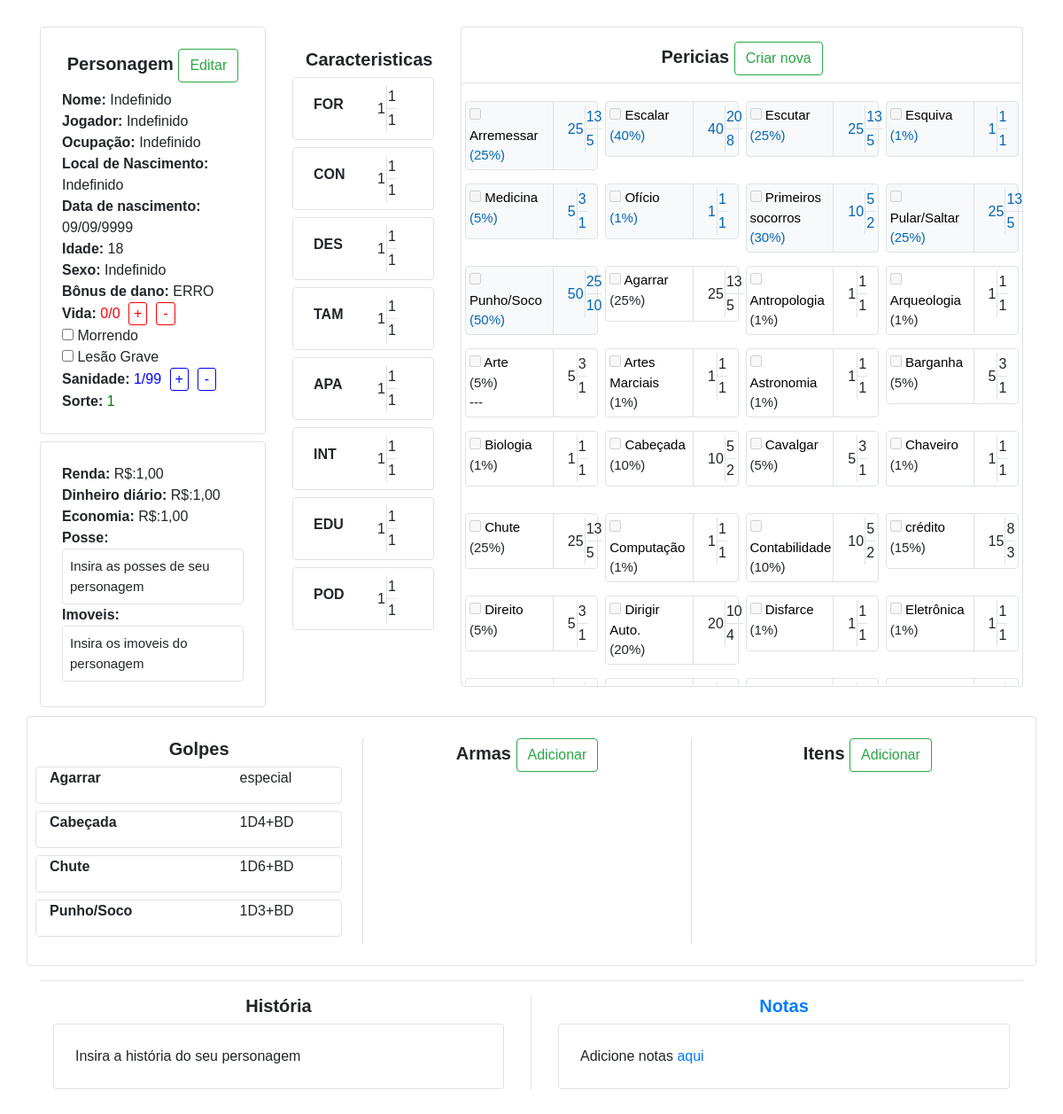
The page / on the database its author committed.
### tables this page shows
CREATE TABLE `personagem` (
  `id` int(30) NOT NULL,
  `nome` varchar(30) NOT NULL,
  `jogador` varchar(30) NOT NULL,
  `ocupacao` varchar(30) NOT NULL DEFAULT 'indefinido',
  `localnascimento` varchar(60) NOT NULL,
  `datanascimento` date NOT NULL,
  `idade` int(30) NOT NULL,
  `sexo` varchar(20) NOT NULL,
  `bd` varchar(30) NOT NULL DEFAULT 'NONE',
  `vidatotal` int(11) NOT NULL DEFAULT 1,
  `vidaatual` int(11) NOT NULL DEFAULT 1,
  `sorte` int(11) NOT NULL DEFAULT 1,
  `sanidade` int(11) NOT NULL DEFAULT 99,
  `morrendo` tinyint(1) NOT NULL DEFAULT 0,
  `lesaograve` tinyint(1) NOT NULL DEFAULT 0,
  `historia` text NOT NULL
);

CREATE TABLE `renda` (
  `ID` int(11) NOT NULL,
  `Renda` int(11) NOT NULL,
  `Diario` int(11) NOT NULL,
  `Economia` int(11) NOT NULL,
  `Posse` text NOT NULL,
  `Imoveis` text NOT NULL
);

CREATE TABLE `caracteristica` (
  `ID` int(11) NOT NULL,
  `Nome` varchar(30) NOT NULL,
  `pontos` int(11) NOT NULL DEFAULT 1
);

CREATE TABLE `pericia` (
  `ID` int(11) NOT NULL,
  `Nome` varchar(30) NOT NULL,
  `SubNome` varchar(30) NOT NULL DEFAULT '',
  `Minimo` int(11) NOT NULL DEFAULT 1,
  `Pontos` int(11) NOT NULL DEFAULT 1,
  `Checado` tinyint(1) NOT NULL DEFAULT 0,
  `extra` tinyint(1) NOT NULL DEFAULT 0
);

CREATE TABLE `golpe` (
  `ID` int(11) NOT NULL,
  `Nome` varchar(30) NOT NULL,
  `Dano` varchar(30) NOT NULL
);

CREATE TABLE `nota` (
  `id` int(11) NOT NULL,
  `NotaText` text NOT NULL
);

### index.php (the view, shortened to what this page needs)
<?php
require_once('connect.php');
$query_personagem = "SELECT * FROM personagem";
$query_result_personagem = mysqli_query($conn, $query_personagem);
$personagem = mysqli_fetch_assoc($query_result_personagem);
?>
<!DOCTYPE html>
<html lang="en">
<head>
    <link rel="stylesheet" href="./public/css/bootstrap.css">
    <link rel="stylesheet" href="./public/css/style.css">
</head>
<body>
    <div class="container-fluid">
        <div class="row mb-2">
            <div class="col-lg-3 col-12 caixa p-0">
                <ul class="col-12 rounded">
                    <li class="mx-0 mb-2">
                        <div class="border p-4 rounded">
                            <h5 class="text-center"><strong>Personagem</strong> <a href="EditPersonagemForm.php" class="btn btn-outline-success">Editar</a> </h5>
                            <?php
                            echo "<b>Nome: </b>" . $personagem['nome'] ."<br>";
                            echo "<b>Jogador: </b>" . $personagem['jogador'] ."<br>";
                            echo "<b>Ocupação: </b>" . $personagem['ocupacao'] ."<br>";
                            echo "<b>Local de Nascimento: </b>" . $personagem['localnascimento'] ."<br>";
                            echo "<b>Data de nascimento: </b>" . (date( "d/m/Y" , strtotime($personagem['datanascimento']))) ."<br>";
                            echo "<b>Idade: </b>" . $personagem['idade'] ."<br>";
                            echo "<b>Sexo: </b>" . $personagem['sexo'] ."<br>";
                            echo "<b>Bônus de dano: </b>" . $personagem['bd'] ."<br>";
                            echo "<b>Vida: </b><span style=\"color: red\">" . $personagem['vidaatual'] . "/" .$personagem['vidatotal']. "</span> <a href=\"addLife.php?life=". $personagem['vidaatual'] . "\" class=\"btn-life d-inline-block\">+</a><a href=\"subLife.php?life=" .$personagem['vidaatual']. "\" class=\"btn-life d-inline-block menos\"> - </a> <br>";
                            ?>
                            <input type="checkbox" name="#" id="#"> Morrendo <br>
                            <input type="checkbox" name="#" id="#"> Lesão Grave <br>
                            <?php
                            echo "<b>Sanidade: </b><span style=\"color: blue\">" . $personagem['sanidade'] . "/99</span> <a href=\"addSan.php?san=".$personagem['sanidade']."\" class=\"btn-sanity d-inline-block\">+</a><a href=\"subSan.php?san=".$personagem['sanidade']."\" class=\"btn-sanity d-inline-block menos\">-</a> <br>";
                            echo "<b>Sorte: </b><span style=\"color:green\">" . $personagem['sorte'] ."</span><br>";
                            ?>
                        </div>
                    </li>
                    <li class="mx-0">
                        <div class="border p-4 rounded caixaRenda">
                            <?php
                            $query_renda = "SELECT * FROM renda";
                            $query_result_renda = mysqli_query($conn, $query_renda);
                            $renda = mysqli_fetch_assoc($query_result_renda);
                            echo "<b>Renda:</b> R$:" . $renda['Renda'] . ",00<br>";
                            echo "<b>Dinheiro diário:</b> R$:" . $renda['Diario'] . ",00<br>";
                            echo "<b>Economia:</b> R$:" . $renda['Economia'] . ",00<br>";
                            echo "<b>Posse:</b><br>";
                            echo "<div class=\" border rounded p-2 historia\" > ". $renda['Posse'] ."</div>";
                            echo "<b>Imoveis:</b><br>";
                            echo "<div class=\" border rounded p-2 historia\" > ". $renda['Imoveis'] ."</div>";
                            ?>
                        </div>
                    </li>
                </ul>
            </div>
            <div class="col-lg-2 col-12" style="margin-top: 25px">
                <div class="col-12 caixa">
                    <?php
                    $query_caracteristicas = "SELECT * FROM caracteristica";
                    $query_result_caracteristicas = mysqli_query($conn, $query_caracteristicas);
                    ?>
                    <h5 class="text-center"><strong>Caracteristicas</strong></h5>
                    <?php while($caracteristicas = mysqli_fetch_assoc($query_result_caracteristicas)): ?>
                        <div class="border rounded p-2 my-2 row">
                            <p class="col-6 d-inline-block nCarac"><b><?php echo $caracteristicas['Nome'] ?></b></p>
                            <div  class='col-6 pr-4'>
                                <table>
                                    <tr>
                                        <td rowspan=2 class="border-right"> <?php echo $caracteristicas['pontos']; ?> </td>
                                        <td class="border-bottom"> <?php echo (ceil($caracteristicas['pontos']/2)); ?> </td>
                                    </tr>
                                    <tr>
                                        <td><?php echo (ceil($caracteristicas['pontos']/5)); ?></td>
                                    </tr>
                                </table>
                            </div>
                        </div>
                    <?php endwhile; ?>
                </div>
            </div>
            <div class="col-lg-7 col-12">
                    <div class="col-12 border rounded caixa">
                        <h5 class="text-center mt-3"><strong>Pericias  </strong><a href="criarPericiaForm.php" class="btn btn-outline-success">Criar nova</a></h5>
                        <?php
                        $query_pericias = "SELECT * FROM pericia WHERE extra = '0' ORDER BY Nome";
                        $query_result_pericias = mysqli_query($conn, $query_pericias);
                        $query_destacados = "SELECT * FROM pericia WHERE extra = '1' ORDER BY Nome";
                        $query_destacados_result = mysqli_query($conn, $query_destacados);
                        ?>
                        <div class="row border-top rounded caixaPericias">
                        <?php while($pericias_destacadas = mysqli_fetch_assoc($query_destacados_result)): ?>
                            <div class="col-3 p-0 h my-3" style="height: 61px">
                                <div class="border rounded m-1 row <?php if($pericias_destacadas['extra']==1){echo " bg-light\" style=\" color: #0065b8" ;} ?>">
                                    <div class="col-8 border-right p-1" style="font-size: 15px">
                                        <input type="checkbox" name="<?php $pericias_destacadas['ID']; ?>" id="<?php $pericias_destacadas['ID']; ?>" <?php if($pericias_destacadas['Checado']==1){echo "checked"; } ?> disabled>
                                        <a href="editarPericia.php?id=<?php echo $pericias_destacadas['ID']; ?>" class="linkPericia"><?php echo $pericias_destacadas['Nome']; ?></a> <br> (<?php echo $pericias_destacadas['Minimo']; ?>%)
                                    </div>
                                    <div class="col-4 ">
                                        <table class="my-1">
                                            <tr>
                                                <td rowspan=2 class="border-right"><?php echo $pericias_destacadas['Pontos']; ?></td>
                                                <td class="border-bottom"><?php echo (ceil($pericias_destacadas['Pontos']/2)); ?></td>
                                            </tr>
                                            <tr>
                                                <td><?php echo (ceil($pericias_destacadas['Pontos']/5)); ?></td>
                                            </tr>
                                        </table>
                                    </div>
                                </div>
                            </div>
                        <?php endwhile; ?>
                            <?php while($pericias = mysqli_fetch_assoc($query_result_pericias)): ?>
                                <div class="col-3 p-0 h my-3" style="height: 61px">
                                    <div class="border rounded m-1 row <?php if($pericias['extra']==1){echo " bg-light\" style=\" color: #0065b8" ;} ?>">
                                        <div class="col-8 border-right p-1" style="font-size: 15px">
                                            <input type="checkbox" name="<?php $pericias['ID']; ?>" id="<?php $pericias['ID']; ?>" <?php if($pericias['Checado']==1){echo "checked"; } ?> disabled>
                                            <a href="editarPericia.php?id=<?php echo $pericias['ID']; ?>" class="linkPericia"><?php echo $pericias['Nome']; ?></a> <br> (<?php echo $pericias['Minimo']; ?>%)
                                            <?php
                                            if(($pericias['SubNome']) ){
                                                echo "<br>".$pericias['SubNome'];
                                            }
                                            ?>
                                        </div>
                                        <div class="col-4 ">
                                            <table class="my-1">
                                                <tr>
                                                    <td rowspan=2 class="border-right"><?php echo $pericias['Pontos']; ?></td>
                                                    <td class="border-bottom"><?php echo (ceil($pericias['Pontos']/2)); ?></td>
                                                </tr>
                                                <tr>
                                                    <td><?php echo (ceil($pericias['Pontos']/5)); ?></td>
                                                </tr>
                                            </table>
                                        </div>
                                    </div>
                                </div>
                            <?php endwhile; ?>
                        </div>
                    </div>
            </div>
        </div>
        <div class="row border rounded">
            <div class="col-12 col-lg-8 p-4">
                <div class="row" id="armas">
                    <div class="col-6 border-right">
                        <h5 class="text-center"><strong>Golpes</strong></h5>
                        <?php
                            $query_golpes = "SELECT * FROM golpe";
                            $query_result_golpes = mysqli_query($conn, $query_golpes);
                        ?>
                        <?php while($golpes = mysqli_fetch_assoc($query_result_golpes)): ?>
                            <div class="border rounded my-2 mr-2 row">
                                <div class="col-8">
                                    <p><strong><?php echo $golpes['Nome']; ?></strong></p>
                                </div>
                                <div class="col-04">
                                    <p><?php echo $golpes['Dano']; ?></p>
                                </div>
                            </div>
                        <?php endwhile; ?>
                    </div>
                    <div class="col-6 border-right" id="armas">
                        <h5 class="text-center"><strong>Armas</strong>  <a href="addArmaForm.php" class="btn btn-outline-success">Adicionar</a></h5>
                    </div>
                </div>
            </div>
            <div class="col-12 col-lg-4 p-4">
                <div class="col-12" id="itens">
                    <h5 class="text-center"><strong>Itens </strong> <a href="addItemForm.php" class="btn btn-outline-success">Adicionar</a></h5>
                </div>
            </div>
        </div>
        <hr>
        <div class="row">
            <div class="col-6 border-right">
                <h5 class="text-center col-12"><strong>História</strong></h5>
                <div class="col-12">
                    <div class="border rounded p-4">
                        <?php echo $personagem['historia']; ?>
                    </div>
                </div>
            </div>
            <div class="col-6">
                <h5 class="text-center col-12" id="notas"><strong><a href="editNota.php">Notas</a></strong></h5>
                <div class="col-12">
                    <div class="border rounded p-4">
                        <?php
                            $query_nota = "SELECT * FROM nota";
                            $query_result_nota = mysqli_query($conn, $query_nota);
                            $nota = mysqli_fetch_assoc($query_result_nota);
                            echo $nota['NotaText'];
                        ?>
                    </div>
                </div>
            </div>
        </div>
    </div>
</body>
</html>

### public/css/style.css (style rules this page uses)
body { font-family: Arial, Helvetica, sans-serif; padding: 30px; }
ul { list-style: none; }
.caixa { height: 745px; width: 100%; }
.historia { font-size: 15px; height: auto; }
.nCarac { margin-top: 10px; }
.linkPericia { color: black }
.caixaPericias { height: 680px; overflow: auto; }
.caixaRenda { height: 300px; overflow: auto; }
.btn-life { border: 1px solid red; border-radius: 3px; margin: 0 5px; padding: 0 5px; color: red; }
.btn-sanity { border: 1px solid blue; border-radius: 3px; margin: 0 5px; padding: 0 5px; color: blue; }
.menos { padding: 0 7px; }

### rows shown on the page
personagem: nome "Indefinido", jogador "Indefinido", ocupacao "Indefinido", localnascimento "Indefinido", datanascimento "09/09/9999", idade "18", sexo "Indefinido", bd "ERRO", vidaatual "0", vidatotal "0", sanidade "1", sorte "1", historia "Insira a história do seu personagem"
renda: Renda "1", Diario "1", Economia "1", Posse "Insira as posses de seu personagem", Imoveis "Insira os imoveis do personagem"
caracteristica: Nome "FOR", pontos "1", ceil($caracteristicas['pontos']/2) "1", ceil($caracteristicas['pontos']/5) "1"
caracteristica: Nome "CON", pontos "1", ceil($caracteristicas['pontos']/2) "1", ceil($caracteristicas['pontos']/5) "1"
caracteristica: Nome "DES", pontos "1", ceil($caracteristicas['pontos']/2) "1", ceil($caracteristicas['pontos']/5) "1"
caracteristica: Nome "TAM", pontos "1", ceil($caracteristicas['pontos']/2) "1", ceil($caracteristicas['pontos']/5) "1"
caracteristica: Nome "APA", pontos "1", ceil($caracteristicas['pontos']/2) "1", ceil($caracteristicas['pontos']/5) "1"
caracteristica: Nome "INT", pontos "1", ceil($caracteristicas['pontos']/2) "1", ceil($caracteristicas['pontos']/5) "1"
caracteristica: Nome "EDU", pontos "1", ceil($caracteristicas['pontos']/2) "1", ceil($caracteristicas['pontos']/5) "1"
caracteristica: Nome "POD", pontos "1", ceil($caracteristicas['pontos']/2) "1", ceil($caracteristicas['pontos']/5) "1"
pericia: Nome "Arremessar", Minimo "25", Pontos "25", ceil($pericias_destacadas['Pontos']/2) "13", ceil($pericias_destacadas['Pontos']/5) "5"
pericia: Nome "Escalar", Minimo "40", Pontos "40", ceil($pericias_destacadas['Pontos']/2) "20", ceil($pericias_destacadas['Pontos']/5) "8"
pericia: Nome "Escutar", Minimo "25", Pontos "25", ceil($pericias_destacadas['Pontos']/2) "13", ceil($pericias_destacadas['Pontos']/5) "5"
pericia: Nome "Esquiva", Minimo "1", Pontos "1", ceil($pericias_destacadas['Pontos']/2) "1", ceil($pericias_destacadas['Pontos']/5) "1"
pericia: Nome "Medicina", Minimo "5", Pontos "5", ceil($pericias_destacadas['Pontos']/2) "3", ceil($pericias_destacadas['Pontos']/5) "1"
pericia: Nome "Ofício", Minimo "1", Pontos "1", ceil($pericias_destacadas['Pontos']/2) "1", ceil($pericias_destacadas['Pontos']/5) "1"
pericia: Nome "Primeiros socorros", Minimo "30", Pontos "10", ceil($pericias_destacadas['Pontos']/2) "5", ceil($pericias_destacadas['Pontos']/5) "2"
pericia: Nome "Pular/Saltar", Minimo "25", Pontos "25", ceil($pericias_destacadas['Pontos']/2) "13", ceil($pericias_destacadas['Pontos']/5) "5"
pericia: Nome "Punho/Soco", Minimo "50", Pontos "50", ceil($pericias_destacadas['Pontos']/2) "25", ceil($pericias_destacadas['Pontos']/5) "10"
pericia: Nome "Agarrar", Minimo "25", Pontos "25", ceil($pericias['Pontos']/2) "13", ceil($pericias['Pontos']/5) "5"
pericia: Nome "Antropologia", Minimo "1", Pontos "1", ceil($pericias['Pontos']/2) "1", ceil($pericias['Pontos']/5) "1"
pericia: Nome "Arqueologia", Minimo "1", Pontos "1", ceil($pericias['Pontos']/2) "1", ceil($pericias['Pontos']/5) "1"
pericia: Nome "Arte", Minimo "5", SubNome "---", Pontos "5", ceil($pericias['Pontos']/2) "3", ceil($pericias['Pontos']/5) "1"
pericia: Nome "Artes Marciais", Minimo "1", Pontos "1", ceil($pericias['Pontos']/2) "1", ceil($pericias['Pontos']/5) "1"
pericia: Nome "Astronomia", Minimo "1", Pontos "1", ceil($pericias['Pontos']/2) "1", ceil($pericias['Pontos']/5) "1"
pericia: Nome "Barganha", Minimo "5", Pontos "5", ceil($pericias['Pontos']/2) "3", ceil($pericias['Pontos']/5) "1"
pericia: Nome "Biologia", Minimo "1", Pontos "1", ceil($pericias['Pontos']/2) "1", ceil($pericias['Pontos']/5) "1"
pericia: Nome "Cabeçada", Minimo "10", Pontos "10", ceil($pericias['Pontos']/2) "5", ceil($pericias['Pontos']/5) "2"
pericia: Nome "Cavalgar", Minimo "5", Pontos "5", ceil($pericias['Pontos']/2) "3", ceil($pericias['Pontos']/5) "1"
pericia: Nome "Chaveiro", Minimo "1", Pontos "1", ceil($pericias['Pontos']/2) "1", ceil($pericias['Pontos']/5) "1"
pericia: Nome "Chute", Minimo "25", Pontos "25", ceil($pericias['Pontos']/2) "13", ceil($pericias['Pontos']/5) "5"
pericia: Nome "Computação", Minimo "1", Pontos "1", ceil($pericias['Pontos']/2) "1", ceil($pericias['Pontos']/5) "1"
pericia: Nome "Contabilidade", Minimo "10", Pontos "10", ceil($pericias['Pontos']/2) "5", ceil($pericias['Pontos']/5) "2"
pericia: Nome "crédito", Minimo "15", Pontos "15", ceil($pericias['Pontos']/2) "8", ceil($pericias['Pontos']/5) "3"
pericia: Nome "Direito", Minimo "5", Pontos "5", ceil($pericias['Pontos']/2) "3", ceil($pericias['Pontos']/5) "1"
pericia: Nome "Dirigir Auto.", Minimo "20", Pontos "20", ceil($pericias['Pontos']/2) "10", ceil($pericias['Pontos']/5) "4"
pericia: Nome "Disfarce", Minimo "1", Pontos "1", ceil($pericias['Pontos']/2) "1", ceil($pericias['Pontos']/5) "1"
pericia: Nome "Eletrônica", Minimo "1", Pontos "1", ceil($pericias['Pontos']/2) "1", ceil($pericias['Pontos']/5) "1"
golpe: Nome "Agarrar", Dano "especial"
golpe: Nome "Cabeçada", Dano "1D4+BD"
golpe: Nome "Chute", Dano "1D6+BD"
golpe: Nome "Punho/Soco", Dano "1D3+BD"
nota: NotaText "Adicione notas aqui"
